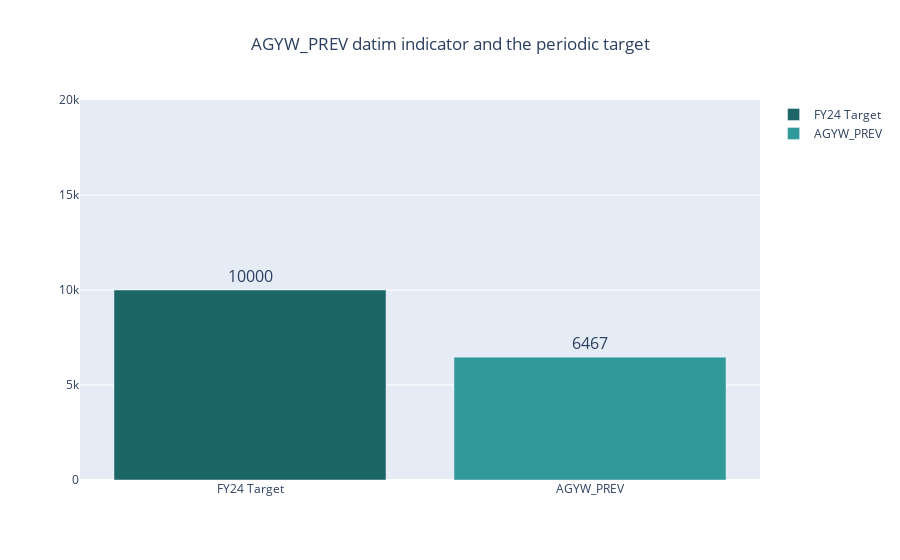

Write notebook code for a chart like this one.
### Code cell
fig = px.bar(
    data_plot,
    x="state",
    y="data",
    text_auto=True,
    title="AGYW_PREV datim indicator and the periodic target",
    color="state",
    #color="data",
    #text="data",
    labels={"state":"","data":""},
    #color_discrete_map={"Target":"#75b8d1", "AGYW_PREV results":"#44AA99"}
    color_discrete_map={"FY24 Target":"#1D6667", "AGYW_PREV":"#309999"}
    #color_discrete_sequence = px.colors.sequential.GnBu, 
    #color_continuous_scale= px.colors.sequential.GnBu
)
fig = fig.update_layout(title_x=0.5)
fig = fig.update_traces(
    textfont_size=16,
    textposition='outside',
    texttemplate='%{y:.0f}' 
)
fig = fig.update_yaxes(range=[0, 20000])
fig
fig.write_image("./rezo/global_agywprev.png")

### Figure 1 — Plotly figure (JSON) as saved in the notebook; plotly's stock layout.template omitted (floating-point values rounded to 4 significant figures)
{"data": [{"alignmentgroup": "True", "hovertemplate": "=%{y}<extra></extra>", "legendgroup": "FY24 Target", "marker": {"color": "#1D6667", "pattern": {"shape": ""}}, "name": "FY24 Target", "offsetgroup": "FY24 Target", "orientation": "v", "showlegend": true, "textfont": {"size": 16}, "textposition": "outside", "texttemplate": "%{y:.0f}", "type": "bar", "x": ["FY24 Target"], "xaxis": "x", "y": [10000], "yaxis": "y"}, {"alignmentgroup": "True", "hovertemplate": "=%{y}<extra></extra>", "legendgroup": "AGYW_PREV", "marker": {"color": "#309999", "pattern": {"shape": ""}}, "name": "AGYW_PREV", "offsetgroup": "AGYW_PREV", "orientation": "v", "showlegend": true, "textfont": {"size": 16}, "textposition": "outside", "texttemplate": "%{y:.0f}", "type": "bar", "x": ["AGYW_PREV"], "xaxis": "x", "y": [6467], "yaxis": "y"}], "layout": {"barmode": "relative", "legend": {"title": {"text": ""}, "tracegroupgap": 0}, "title": {"text": "AGYW_PREV datim indicator and the periodic target", "x": 0.5}, "xaxis": {"anchor": "y", "categoryarray": ["FY24 Target", "AGYW_PREV"], "categoryorder": "array", "domain": [0, 1], "title": {"text": ""}}, "yaxis": {"anchor": "x", "domain": [0, 1], "range": [0, 20000], "title": {"text": ""}}}}
